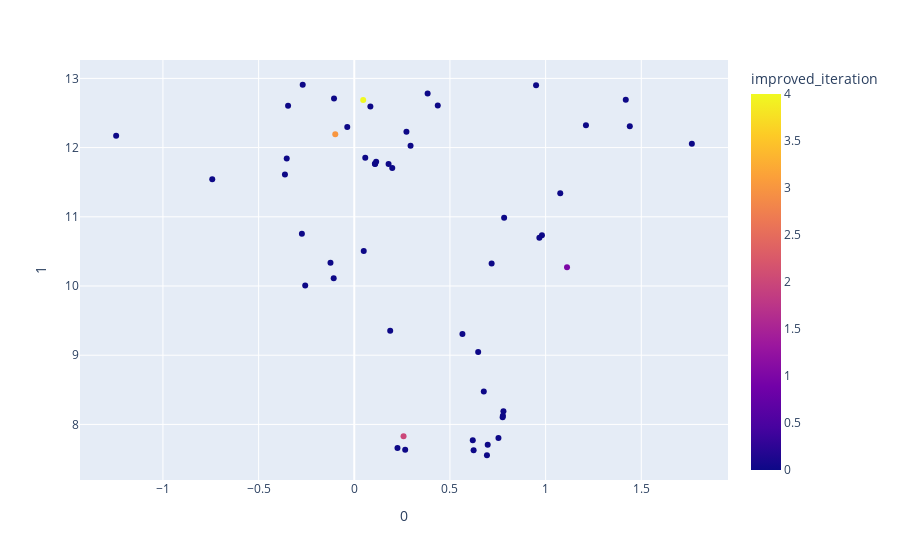

Notebook source saved alongside this figure:
### Code cell
from sklearn.manifold import TSNE

features = steps_df.loc[:, :'кнопка размера']

tsne = TSNE(n_components=2, random_state=0)
projections = tsne.fit_transform(features)

fig = px.scatter(
    projections, x=0, y=1,
    color=steps_df.improved_iteration, labels={'color': 'improved_iteration'}
)
fig.show()

### Figure 1 — Plotly figure (JSON) as saved in the notebook; plotly's stock layout.template omitted (floating-point values rounded to 4 significant figures)
{"data": [{"hovertemplate": "0=%{x}<br>1=%{y}<br>improved_iteration=%{marker.color}<extra></extra>", "legendgroup": "", "marker": {"color": [1, 0, 2, 0, 0, 0, 3, 0, 0, 0, 0, 0, 0, 0, 0, 0, 0, 0, 0, 0, 0, 0, 0, 0, 0, 0, 0, 0, 0, 0, 0, 0, 0, 0, 0, 0, 0, 0, 4, 0, 0, 0, 0, 0, 0, 0, 0, 0, 0, 0, 0, 0], "coloraxis": "coloraxis", "symbol": "circle"}, "mode": "markers", "name": "", "orientation": "v", "showlegend": false, "type": "scatter", "x": [1.112, 0.9806, 0.2574, 0.1877, -0.7423, 0.6193, -0.0993, 0.5652, 0.7754, 0.6768, -0.03662, 0.08411, 0.7832, 0.05737, 0.1076, 0.1984, 0.1089, 0.2726, 0.7795, 0.1792, 0.7767, 0.2941, 0.1143, 0.9673, 0.6934, 0.2257, -0.2565, 1.764, 0.6973, 0.9502, 1.211, 0.7179, 0.6475, 0.7535, 1.419, -1.245, 0.2661, 0.04945, 0.04662, -0.3624, -0.2738, -0.3531, -0.1076, 1.44, 0.6236, 1.076, -0.1244, -0.346, -0.2695, 0.3833, -0.1059, 0.4363], "xaxis": "x", "y": [10.27, 10.73, 7.829, 9.354, 11.54, 7.771, 12.19, 9.305, 8.102, 8.475, 12.3, 12.59, 10.99, 11.85, 11.77, 11.7, 11.76, 12.23, 8.189, 11.76, 8.124, 12.03, 11.79, 10.7, 7.555, 7.659, 10.01, 12.05, 7.708, 12.9, 12.32, 10.33, 9.048, 7.804, 12.69, 12.17, 7.632, 10.51, 12.69, 11.61, 10.76, 11.84, 10.11, 12.31, 7.628, 11.34, 10.34, 12.6, 12.91, 12.78, 12.71, 12.61], "yaxis": "y"}], "layout": {"coloraxis": {"colorbar": {"title": {"text": "improved_iteration"}}, "colorscale": [[0.0, "#0d0887"], [0.1111, "#46039f"], [0.2222, "#7201a8"], [0.3333, "#9c179e"], [0.4444, "#bd3786"], [0.5556, "#d8576b"], [0.6667, "#ed7953"], [0.7778, "#fb9f3a"], [0.8889, "#fdca26"], [1.0, "#f0f921"]]}, "legend": {"tracegroupgap": 0}, "margin": {"t": 60}, "xaxis": {"anchor": "y", "domain": [0.0, 1.0], "title": {"text": "0"}}, "yaxis": {"anchor": "x", "domain": [0.0, 1.0], "title": {"text": "1"}}}}
